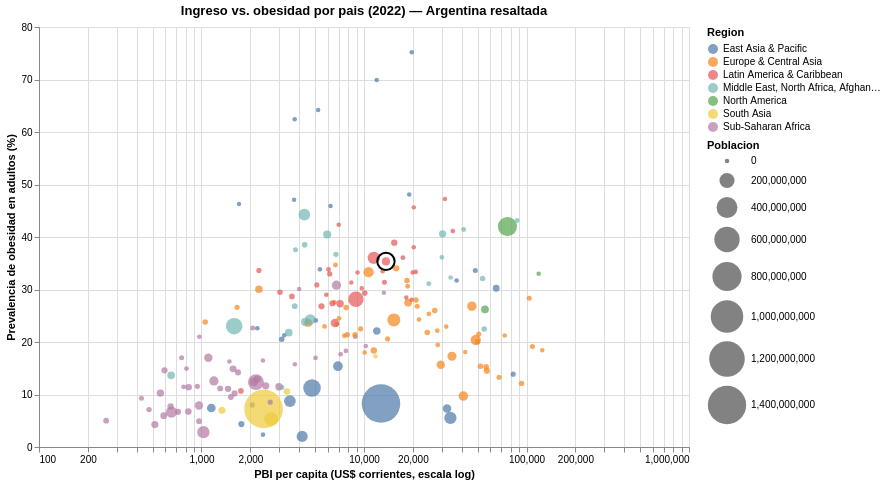

Notebook cell for this chart:
### Markdown cell above
## 2.6 — Visualización 1 (interactiva): PBI per cápita vs. prevalencia de obesidad

Scatter en escala logarítmica de PBI, tamaño = población, color = región. Argentina resaltada con un aro. Zoom/pan habilitado y tooltip completo — para una nota, esta es la imagen que muestra la correlación de fondo.

### Code cell
base = alt.Chart(corte).encode(
    x=alt.X("gdp_pc:Q", scale=alt.Scale(type="log"), title="PBI per capita (US$ corrientes, escala log)"),
    y=alt.Y("obesidad_pct:Q", title="Prevalencia de obesidad en adultos (%)"),
)

puntos = base.mark_circle(opacity=0.7).encode(
    size=alt.Size("poblacion:Q", title="Poblacion", scale=alt.Scale(range=[20, 1500])),
    color=alt.Color("region:N", title="Region"),
    tooltip=[
        alt.Tooltip("name:N", title="Pais"),
        alt.Tooltip("region:N", title="Region"),
        alt.Tooltip("gdp_pc:Q", title="PBI per capita (US$)", format=",.0f"),
        alt.Tooltip("obesidad_pct:Q", title="Obesidad (%)", format=".1f"),
        alt.Tooltip("poblacion:Q", title="Poblacion", format=",.0f"),
    ],
)

destacar_arg = base.transform_filter(alt.datum.REF_AREA == "ARG").mark_circle(
    size=300, color="black", fillOpacity=0, stroke="black", strokeWidth=2
)

viz1 = (puntos + destacar_arg).properties(
    width=650, height=420,
    title=f"Ingreso vs. obesidad por pais ({anio_comun}) — Argentina resaltada"
).interactive()

viz1

### Figure 1 — Vega-Lite specification as saved in the notebook (floating-point values rounded to 4 significant figures; data arrays with more than 128 entries replaced by an {"elided": "..."} marker saying what was removed)
{"config": {"view": {"continuousWidth": 300, "continuousHeight": 300}}, "layer": [{"mark": {"type": "circle", "opacity": 0.7}, "encoding": {"color": {"field": "region", "title": "Region", "type": "nominal"}, "size": {"field": "poblacion", "scale": {"range": [20, 1500]}, "title": "Poblacion", "type": "quantitative"}, "tooltip": [{"field": "name", "title": "Pais", "type": "nominal"}, {"field": "region", "title": "Region", "type": "nominal"}, {"field": "gdp_pc", "format": ",.0f", "title": "PBI per capita (US$)", "type": "quantitative"}, {"field": "obesidad_pct", "format": ".1f", "title": "Obesidad (%)", "type": "quantitative"}, {"field": "poblacion", "format": ",.0f", "title": "Poblacion", "type": "quantitative"}], "x": {"field": "gdp_pc", "scale": {"type": "log"}, "title": "PBI per capita (US$ corrientes, escala log)", "type": "quantitative"}, "y": {"field": "obesidad_pct", "title": "Prevalencia de obesidad en adultos (%)", "type": "quantitative"}}, "name": "view_1"}, {"mark": {"type": "circle", "color": "black", "fillOpacity": 0, "size": 300, "stroke": "black", "strokeWidth": 2}, "encoding": {"x": {"field": "gdp_pc", "scale": {"type": "log"}, "title": "PBI per capita (US$ corrientes, escala log)", "type": "quantitative"}, "y": {"field": "obesidad_pct", "title": "Prevalencia de obesidad en adultos (%)", "type": "quantitative"}}, "transform": [{"filter": "(datum.REF_AREA === 'ARG')"}]}], "data": {"name": "data-e3b8b22db63c2ef118ad84bf5ce36e76"}, "height": 420, "params": [{"name": "param_2", "select": {"type": "interval", "encodings": ["x", "y"]}, "bind": "scales", "views": ["view_1"]}], "title": "Ingreso vs. obesidad por pais (2022) — Argentina resaltada", "width": 650, "$schema": "https://vega.github.io/schema/vega-lite/v5.20.1.json", "datasets": {"data-e3b8b22db63c2ef118ad84bf5ce36e76": {"elided": "184 records"}}}
